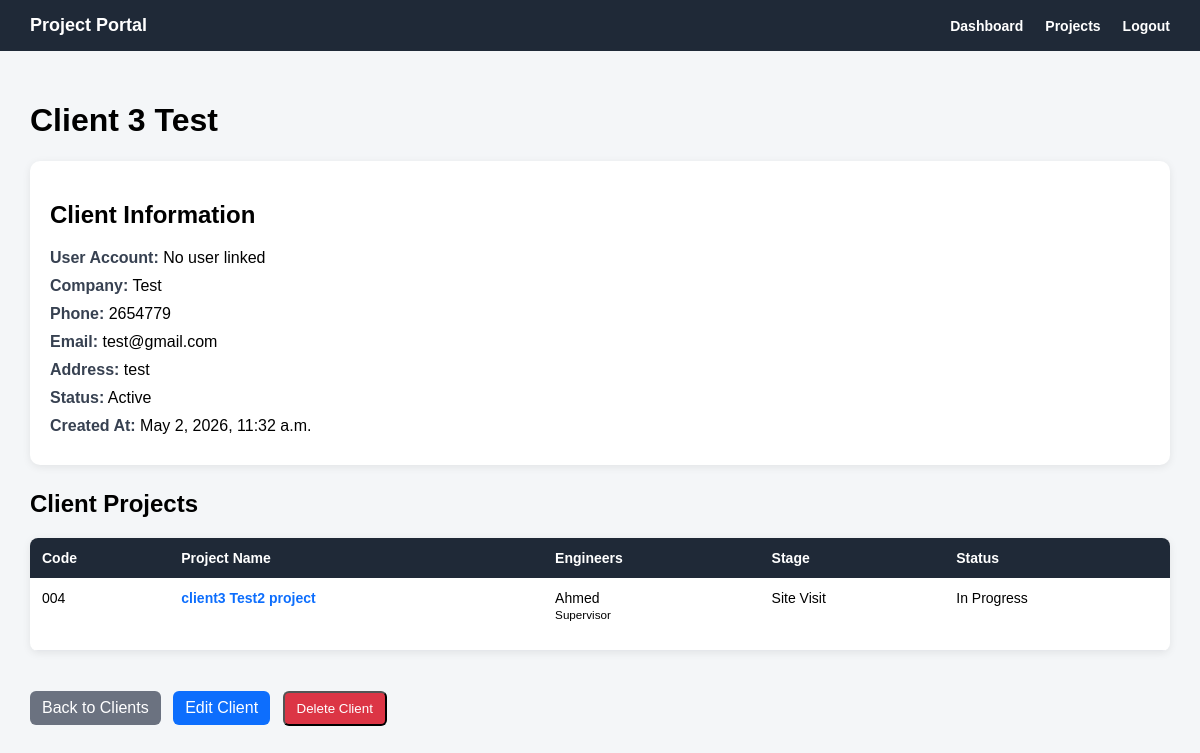
/clients/4/ (signed in), run on an earlier commit of the app's database.
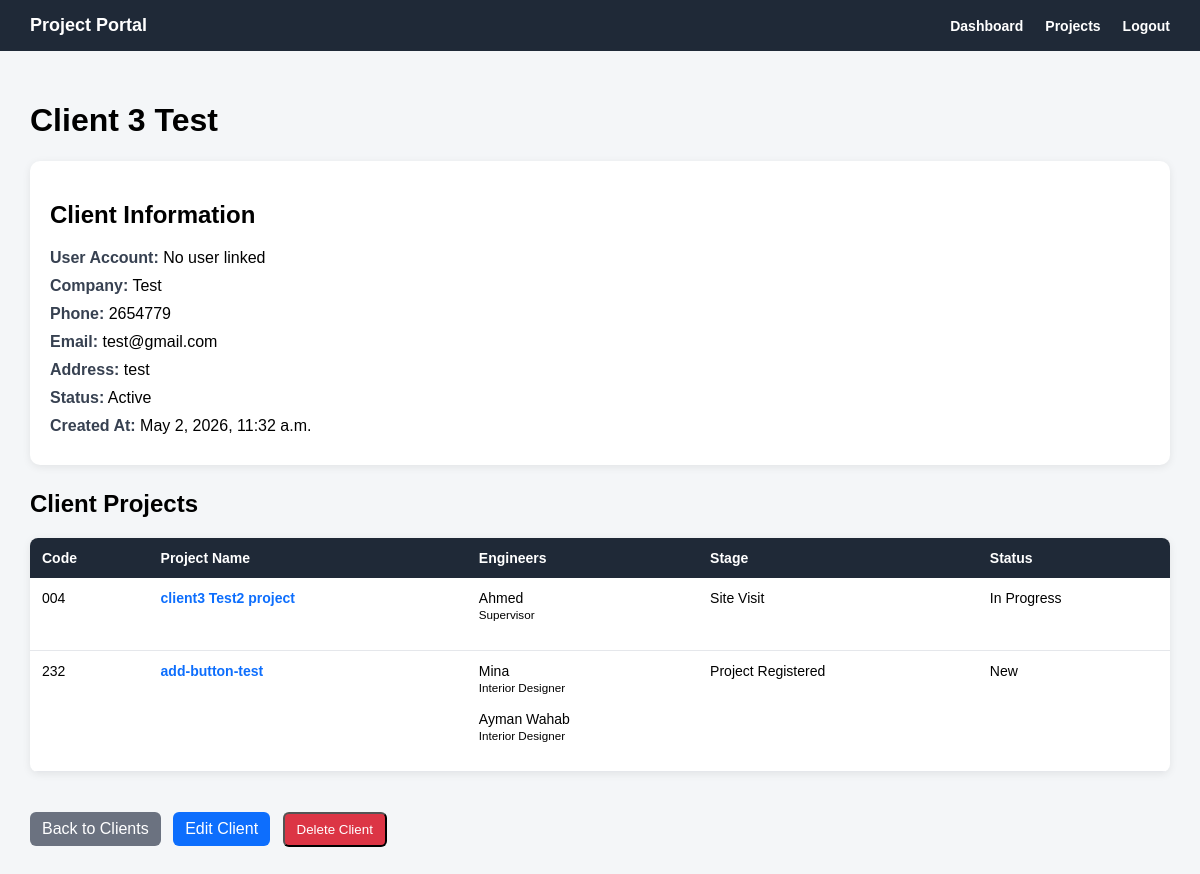
And on a later commit of the database.
### projects/models.py (models this page shows, shortened)
class Project(models.Model):
    class Status(models.TextChoices):
        NEW = 'NEW', 'New'
        IN_PROGRESS = 'IN_PROGRESS', 'In Progress'
        WAITING_CLIENT = 'WAITING_CLIENT', 'Waiting Client'
        COMPLETED = 'COMPLETED', 'Completed'
        CANCELLED = 'CANCELLED', 'Cancelled'
    class Stage(models.TextChoices):
        PROJECT_REGISTERED = 'PROJECT_REGISTERED', 'Project Registered'
        REQUIREMENTS_COLLECTED = 'REQUIREMENTS_COLLECTED', 'Requirements Collected'
        SITE_VISIT = 'SITE_VISIT', 'Site Visit'
        CONCEPT_DESIGN = 'CONCEPT_DESIGN', 'Concept Design'
        CLIENT_REVIEW = 'CLIENT_REVIEW', 'Client Review'
        REVISIONS = 'REVISIONS', 'Revisions'
        FINAL_DESIGN = 'FINAL_DESIGN', 'Final Design'
        DRAWINGS_PREPARATION = 'DRAWINGS_PREPARATION', 'Drawings Preparation'
        MUNICIPALITY_SUBMISSION = 'MUNICIPALITY_SUBMISSION', 'Municipality Submission'
        APPROVAL_STAGE = 'APPROVAL_STAGE', 'Approval Stage'
        SUPERVISION_EXECUTION = 'SUPERVISION_EXECUTION', 'Supervision / Execution'
        COMPLETED = 'COMPLETED', 'Completed'
    project_name = models.CharField(max_length=200)
    project_code = models.CharField(max_length=50, unique=True)
    client = models.ForeignKey(
        Client,
        on_delete=models.CASCADE,
        related_name='projects'
    )
    assigned_engineers = models.ManyToManyField(
        Engineer,
        blank=True,
        related_name='projects'
    )
    project_type = models.CharField(max_length=100, blank=True, null=True)
    location = models.CharField(max_length=200, blank=True, null=True)
    start_date = models.DateField(blank=True, null=True)
    expected_end_date = models.DateField(blank=True, null=True)
    current_stage = models.CharField(
        max_length=50,
        choices=Stage.choices,
        default=Stage.PROJECT_REGISTERED
    )
    status = models.CharField(
        max_length=30,
        choices=Status.choices,
        default=Status.NEW
    )
    description = models.TextField(blank=True, null=True)
    created_at = models.DateTimeField(auto_now_add=True)

### engineers/models.py (models this page shows, shortened)
class Engineer(models.Model):
    class Department(models.TextChoices):
        INTERIOR_DESIGNER = 'INTERIOR_DESIGNER', 'Interior Designer'
        MECHANICAL_ENGINEER = 'MECHANICAL_ENGINEER', 'Mechanical Engineer'
        ELECTRICAL_ENGINEER = 'ELECTRICAL_ENGINEER', 'Electrical Engineer'
        SUPERVISOR = 'SUPERVISOR', 'Supervisor'
        ARCHITECT = 'ARCHITECT', 'Architect'
    user = models.OneToOneField(
        settings.AUTH_USER_MODEL,
        on_delete=models.CASCADE,
        related_name='engineer_profile'
    )
    engineer_name = models.CharField(max_length=150)
    department = models.CharField(
        max_length=50,
        choices=Department.choices,
        blank=True,
        null=True
    )
    phone = models.CharField(max_length=30, blank=True, null=True)
    email = models.EmailField(blank=True, null=True)
    specialization = models.CharField(max_length=150, blank=True, null=True)
    is_active = models.BooleanField(default=True)
    created_at = models.DateTimeField(auto_now_add=True)

### clients/views.py (the view)
# urls.py: path('<int:pk>/', client_detail_view, name='client_detail'),
@login_required
def client_detail_view(request, pk):
    if request.user.role != 'ADMIN':
        client = None
        projects = []
    else:
        client = get_object_or_404(Client, pk=pk)
        projects = client.projects.all()
    return render(request, 'clients/client_detail.html', {
        'client': client,
        'projects': projects,
    })

### templates/clients/client_detail.html (shortened to what this page needs)
{% extends 'base.html' %}
{% block content %}
{% if client %}
    <h1>{{ client.client_name }}</h1>
    <div class="card">
        <h2>Client Information</h2>
        <div class="info-row">
            <span class="label">User Account:</span>
            {% if client.user %}
                {{ client.user.username }}
            {% else %}
                No user linked
            {% endif %}
        </div>
        <div class="info-row">
            <span class="label">Company:</span>
            {{ client.company_name }}
        </div>
        <div class="info-row">
            <span class="label">Phone:</span>
            {{ client.phone }}
        </div>
        <div class="info-row">
            <span class="label">Email:</span>
            {{ client.email }}
        </div>
        <div class="info-row">
            <span class="label">Address:</span>
            {{ client.address }}
        </div>
        <div class="info-row">
            <span class="label">Status:</span>
            {% if client.is_active %}
                Active
            {% else %}
                Inactive
            {% endif %}
        </div>
        <div class="info-row">
            <span class="label">Created At:</span>
            {{ client.created_at }}
        </div>
    </div>
    <h2>Client Projects</h2>
    {% if projects %}
        <table class="projects-table">
            <tr>
                <th>Code</th>
                <th>Project Name</th>
                <th>Engineers</th>
                <th>Stage</th>
                <th>Status</th>
            </tr>
            {% for project in projects %}
                <tr>
                    <td>{{ project.project_code }}</td>
                    <td>
                        <a href="{% url 'projects:project_detail' project.pk %}">
                            {{ project.project_name }}
                        </a>
                    </td>
                    <td>
                        {% for engineer in project.assigned_engineers.all %}
                            {{ engineer.engineer_name }}
                            {% if engineer.department %}
                                <br>
                                <small>{{ engineer.get_department_display }}</small>
                            {% endif %}
                            <br><br>
                        {% empty %}
                            No engineers assigned
                        {% endfor %}
                    </td>
                    <td>{{ project.get_current_stage_display }}</td>
                    <td>{{ project.get_status_display }}</td>
                </tr>
            {% endfor %}
        </table>
    {% else %}
        <p>No projects found for this client.</p>
    {% endif %}
{% else %}
    <h1>Access Denied</h1>
    <p>You do not have permission to view this client.</p>
{% endif %}
<div style="margin-top: 20px;">
    <a href="{% url 'clients:client_list' %}" class="btn">
        Back to Clients
    </a>
    {% if request.user.role == 'ADMIN' and client %}
        <a href="{% url 'clients:client_edit' client.pk %}" class="btn" style="background: #0d6efd; margin-left: 8px;">
            Edit Client
        </a>
        <form method="post"
              action="{% url 'clients:client_delete' client.pk %}"
              style="display: inline;"
              onsubmit="return confirm('Are you sure you want to delete this client?');">
            <button type="submit" class="btn" style="background: #dc3545; margin-left: 8px;">
                Delete Client
            </button>
        </form>
    {% endif %}
</div>
{% endblock %}

What changed in the data, as far as the page shows it:
added Project: project_code "232", project_name "add-button-test", current_stage "Project Registered", status "New"
now on this page (row unchanged): Engineer: engineer_name "Mina", department "Interior Designer", shown under "232"
now on this page (row unchanged): Engineer: engineer_name "Ayman Wahab", department "Interior Designer", shown under "232"
